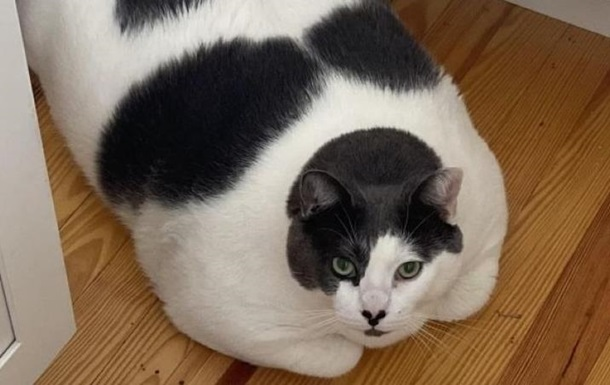
#> input picture Logika/m4/u1/2824384.jpg, 610 x 385 px
$ python main2.py
#> lines starting #> are read from the running program, lines starting #| are printed output that depends on the picture
from PIL import Image,ImageFilter
class ImageEditor():
    def __init__(self, filename):
        self.filename = filename
        self.original = None
        self.edited = []

    def open(self):
        try:
            self.original = Image.open(self.filename)
#> self.original is the input picture: PIL image 610x385 RGB; mean R, G, B 124.9, 105.3, 86.9
            self.original.show()
        except:
            print("Такого нема")

    def do_left(self):
        left = self.original.transpose(Image.ROTATE_90)
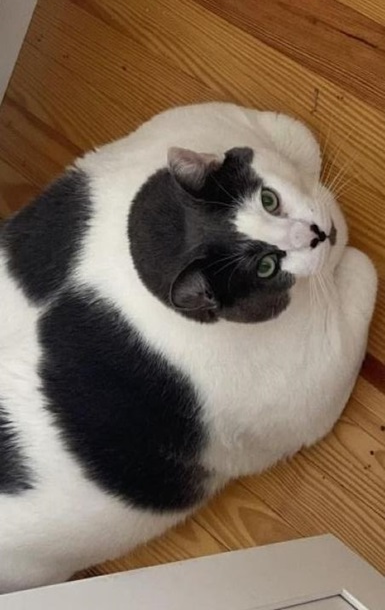
#> left: PIL image 385x610 RGB; mean R, G, B 124.9, 105.3, 86.9
        self.edited.append(left)
        left.show()
        left.save("left_" + self.filename)

    def bw(self):
        bw = self.original.convert("L")
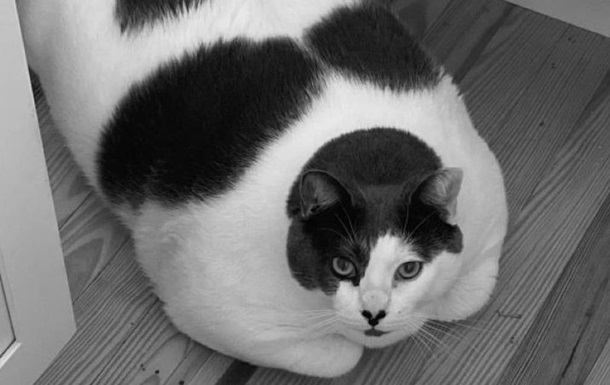
#> bw: PIL image 610x385 L; min 0, max 235, mean 109.1
        self.edited.append(bw)


    def blur(self):
        blur = self.original.filter(ImageFilter.BoxBlur(9))
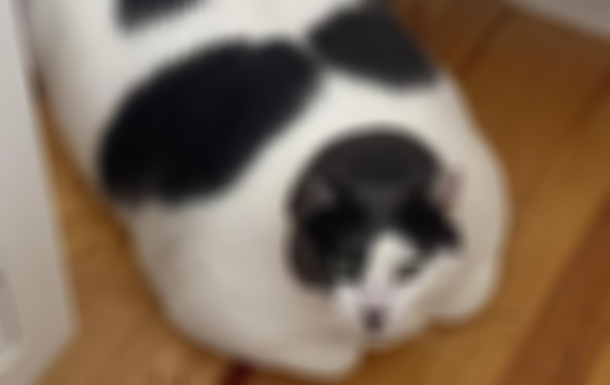
#> blur: PIL image 610x385 RGB; mean R, G, B 124.9, 105.4, 86.9
        blur.show()
        blur.save("blur_" + self.filename)


img = ImageEditor("2824384.jpg")

img.open()
img.do_left()
img.bw()
img.blur()
